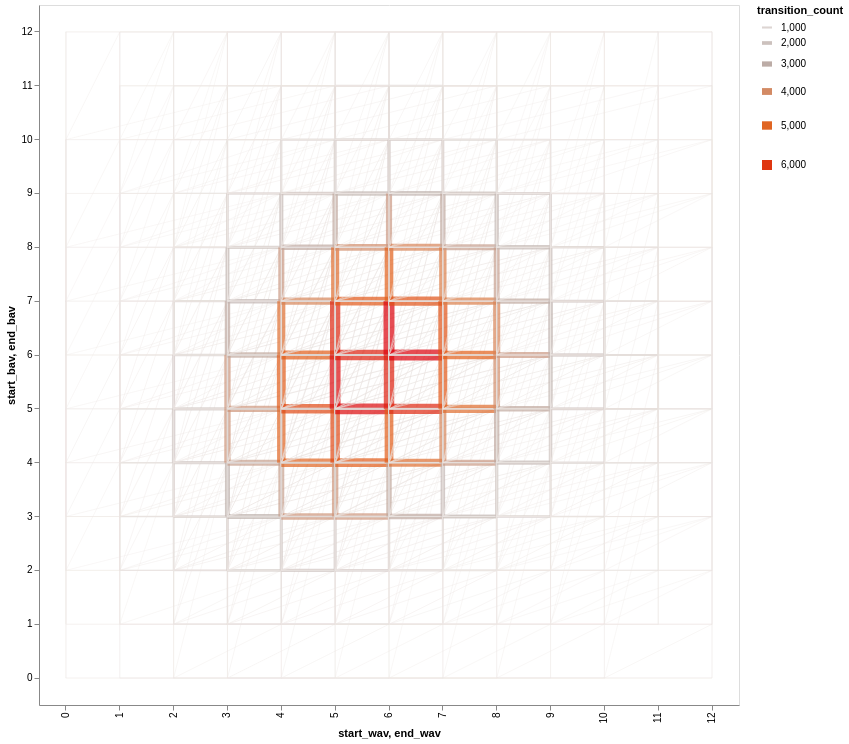

The notebook cell this image was saved under:
### Code cell
(
    alt.Chart(
        transitions.lazy()
        .join(
            positions.lazy().select(
                start_pos="pos",
                start_wav="white_advancement",
                start_bav="black_advancement",
            ),
            on="start_pos",
        )
        .join(
            positions.lazy().select(
                end_pos="pos",
                end_wav="white_advancement",
                end_bav="black_advancement",
            ),
            on="end_pos",
        )
        .group_by("start_wav", "start_bav", "end_wav", "end_bav")
        .agg(transition_count=pl.len())
        .sort("start_wav", "start_bav", "end_wav", "end_bav")
        .collect()
    )
    .mark_rule(opacity=0.7)
    .encode(
        alt.X("start_wav:O"),
        alt.Y("start_bav:O").scale(reverse=True),
        alt.X2("end_wav:O"),
        alt.Y2("end_bav:O"),
        alt.StrokeWidth("transition_count:Q").scale(
            domain=[0, 6000],
            range=[0.5, 10],
            # type="log",
        ),
        alt.Color("transition_count:Q").scale(scheme="lightgreyred"),
    )
    .properties(width=700, height=700)
)

### Figure 1 — Vega-Lite specification as saved in the notebook (floating-point values rounded to 4 significant figures; data arrays with more than 128 entries replaced by an {"elided": "..."} marker saying what was removed)
{"config": {"view": {"continuousWidth": 300, "continuousHeight": 300}}, "data": {"name": "data-75e3c7bfe349a0811865eef2230b90ac"}, "mark": {"type": "rule", "opacity": 0.7}, "encoding": {"color": {"field": "transition_count", "scale": {"scheme": "lightgreyred"}, "type": "quantitative"}, "strokeWidth": {"field": "transition_count", "scale": {"domain": [0, 6000], "range": [0.5, 10]}, "type": "quantitative"}, "x": {"field": "start_wav", "type": "ordinal"}, "x2": {"field": "end_wav"}, "y": {"field": "start_bav", "scale": {"reverse": true}, "type": "ordinal"}, "y2": {"field": "end_bav"}}, "height": 700, "width": 700, "$schema": "https://vega.github.io/schema/vega-lite/v6.4.1.json", "datasets": {"data-75e3c7bfe349a0811865eef2230b90ac": {"elided": "1482 records"}}}
